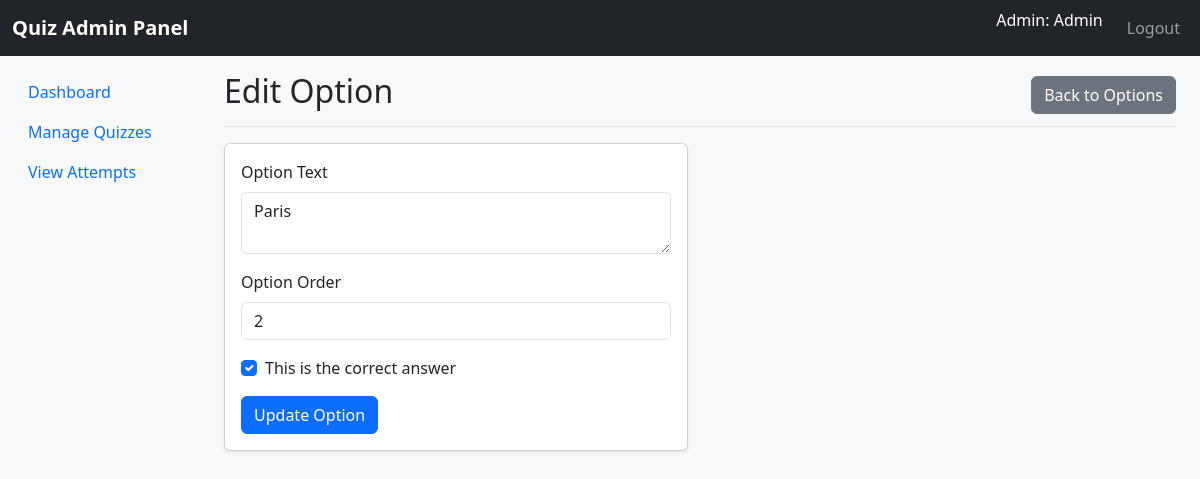
The page /admin/option_form.php?id=2&question_id=1 (signed in) on the database its author committed.
### tables this page shows
CREATE TABLE `options` (
  `id` int(11) NOT NULL,
  `question_id` int(11) NOT NULL,
  `option_text` text NOT NULL,
  `is_correct` tinyint(1) DEFAULT 0,
  `option_order` int(11) NOT NULL DEFAULT 0,
  `created_at` timestamp NOT NULL DEFAULT current_timestamp()
);

### admin/option_form.php (the view, shortened to what this page needs)
<?php
$db = new Database();
$conn = $db->connect();
$question_id = isset($_GET['question_id']) ? intval($_GET['question_id']) : 0;
$option_id = isset($_GET['id']) ? intval($_GET['id']) : 0;
$stmt = $conn->prepare("SELECT * FROM options WHERE id = ? AND question_id = ?");
$stmt->bind_param("ii", $option_id, $question_id);
$stmt->execute();
$result = $stmt->get_result();
$option = $result->fetch_assoc();
include __DIR__ . '/../includes/header.php';
?>
<nav class="navbar navbar-expand-lg navbar-dark bg-dark">
    <div class="container-fluid">
        <a class="navbar-brand" href="<?php echo dirname($_SERVER['PHP_SELF']); ?>/dashboard.php">Quiz Admin Panel</a>
        <div class="collapse navbar-collapse" id="navbarNav">
            <ul class="navbar-nav ms-auto">
                <li class="nav-item">
                    <span class="navbar-text text-white me-3">Admin: <?php echo htmlspecialchars($_SESSION['name']); ?></span>
                </li>
                <li class="nav-item">
                    <a class="nav-link" href="<?php echo dirname(dirname($_SERVER['PHP_SELF'])); ?>/logout.php">Logout</a>
                </li>
            </ul>
        </div>
    </div>
</nav>
<div class="container-fluid">
    <div class="row">
        <nav class="col-md-2 d-md-block bg-light sidebar" style="min-height: calc(100vh - 56px);">
            <div class="position-sticky pt-3">
                <ul class="nav flex-column">
                    <li class="nav-item">
                        <a class="nav-link" href="<?php echo dirname($_SERVER['PHP_SELF']); ?>/dashboard.php">Dashboard</a>
                    </li>
                    <li class="nav-item">
                        <a class="nav-link active" href="<?php echo dirname($_SERVER['PHP_SELF']); ?>/quizzes.php">Manage Quizzes</a>
                    </li>
                    <li class="nav-item">
                        <a class="nav-link" href="<?php echo dirname($_SERVER['PHP_SELF']); ?>/attempts.php">View Attempts</a>
                    </li>
                </ul>
            </div>
        </nav>
        <main class="col-md-10 ms-sm-auto px-md-4">
            <div class="d-flex justify-content-between flex-wrap flex-md-nowrap align-items-center pt-3 pb-2 mb-3 border-bottom">
                <h1 class="h2">Edit Option</h1>
                <a href="<?php echo dirname($_SERVER['PHP_SELF']); ?>/options.php?question_id=<?php echo $question_id; ?>" class="btn btn-secondary">Back to Options</a>
            </div>
            <div class="row">
                <div class="col-md-6">
                    <div class="card">
                        <div class="card-body">
                            <form method="POST" action="">
                                <div class="mb-3">
                                    <label for="option_text" class="form-label">Option Text</label>
                                    <textarea class="form-control" id="option_text" name="option_text" rows="2" required><?php echo htmlspecialchars($option['option_text']); ?></textarea>
                                </div>
                                <div class="mb-3">
                                    <label for="option_order" class="form-label">Option Order</label>
                                    <input type="number" class="form-control" id="option_order" name="option_order" value="<?php echo $option['option_order']; ?>" min="0">
                                </div>
                                <div class="mb-3 form-check">
                                    <input type="checkbox" class="form-check-input" id="is_correct" name="is_correct" <?php echo $option['is_correct'] ? 'checked' : ''; ?>>
                                    <label class="form-check-label" for="is_correct">This is the correct answer</label>
                                </div>
                                <button type="submit" class="btn btn-primary">Update Option</button>
                            </form>
                        </div>
                    </div>
                </div>
            </div>
        </main>
    </div>
</div>
<?php
include __DIR__ . '/../includes/footer.php';
?>

### assets/css/custom.css (style rules this page uses)
:root { --color-answered: #28a745; --color-unanswered: #6c757d; --color-review: #fd7e14; --color-current: #007bff; }
.navbar-brand { font-weight: bold; }
.card { box-shadow: 0 0.125rem 0.25rem rgba(0, 0, 0, 0.075); margin-bottom: 1.5rem; }

### rows shown on the page
options: option_text "Paris", option_order "2", is_correct "☑"

### other values the page prints
$_SESSION['name'] "Admin"
